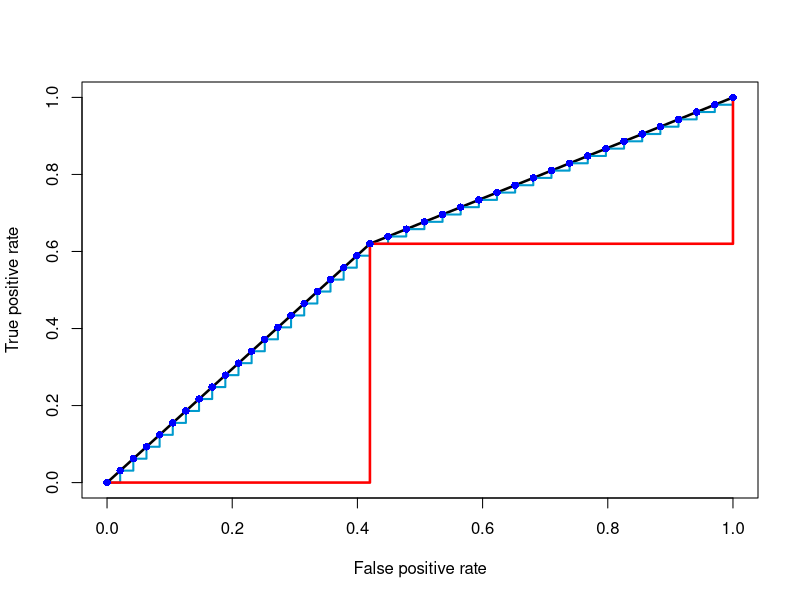

This figure's R source:
library(ROCR)
new_tab = cbind(c(5800, 10000-5800),
                c(3800, 10000-3800))
make_vec = function(cat_tab) {
  rownames(cat_tab) = 1:nrow(cat_tab)
  colnames(cat_tab) = c(0, 1)  
  xx <- rep(rep(rownames(cat_tab), ncol(cat_tab)), c(cat_tab))
  xx = as.numeric(xx)
  yy <- rep(colnames(cat_tab), colSums(cat_tab))
  yy = as.numeric(yy)
  ttab = table(xx, yy)
  stopifnot(all(ttab == cat_tab))
  return(list(x = xx, y = yy))
}
rownames(new_tab) = c(0, 1)
colnames(new_tab) = c(0, 1)

ndiv = 20
tt = new_tab/ndiv
long_mat = rbind(
  matrix(rep(tt[1,], ndiv), nrow = ndiv, byrow = TRUE),
  matrix(rep(tt[2,], ndiv), nrow = ndiv, byrow = TRUE)
)
u = unique(sort(round(runif(ndiv * 2*5), 4)))
rownames(long_mat) = sort(sample(u, size = ndiv * 2))
colnames(long_mat) = c(0, 1)

bin = make_vec(new_tab)
lbin = make_vec(long_mat)

pred = prediction(cbind(bin$x, lbin$x), cbind(lbin$y, lbin$y))
perf = performance(pred, "tpr", "fpr")

plot(perf@x.values[[1]], perf@y.values[[1]], type = 'l',
     xlab = "False positive rate", ylab = "True positive rate", lwd = 2.5)
lines(perf@x.values[[2]], perf@y.values[[2]], col = "deepskyblue3", type = "s", lwd = 2)
lines(perf@x.values[[1]], perf@y.values[[1]], col = "red", type = "s", lwd = 2.5)
points(perf@x.values[[2]], perf@y.values[[2]], col = "blue", pch = 16)
